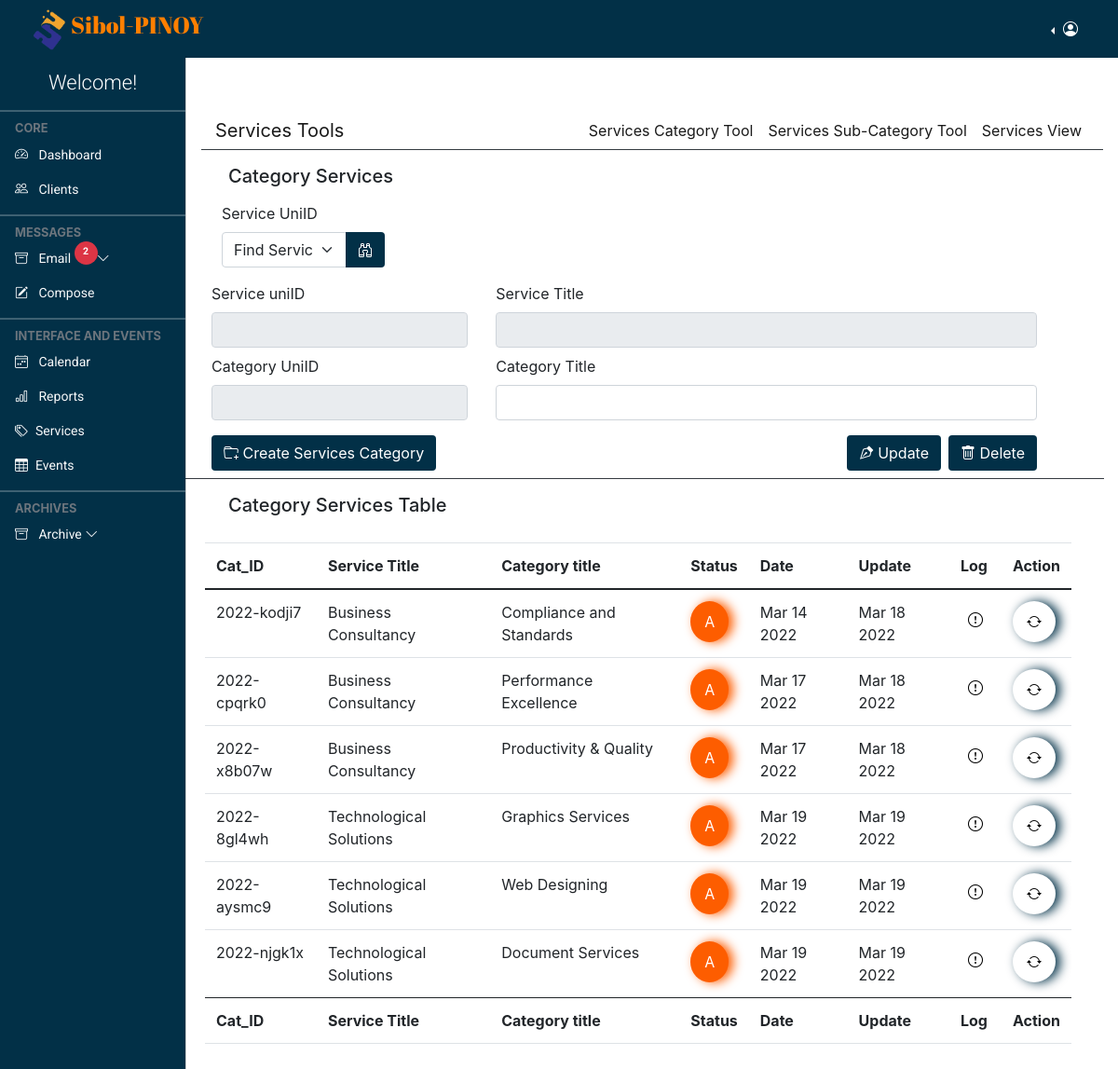
Screenshot of /admin/services.category.php with the database file from the repository.
### tables this page shows
CREATE TABLE `services_category` (
  `number` int(100) NOT NULL,
  `category_uniID` varchar(250) NOT NULL,
  `service_uniID` varchar(250) NOT NULL,
  `category_title` varchar(250) DEFAULT NULL,
  `status` varchar(100) DEFAULT NULL,
  `loginId` varchar(250) DEFAULT NULL,
  `action` varchar(250) DEFAULT NULL,
  `date_upload` datetime DEFAULT NULL,
  `date_update` datetime DEFAULT NULL
);

CREATE TABLE `services` (
  `number` int(100) NOT NULL,
  `service_uniID` text NOT NULL,
  `service_title` varchar(250) NOT NULL,
  `image` varchar(250) NOT NULL,
  `service_desc` longtext NOT NULL,
  `status` varchar(50) NOT NULL,
  `loginId` varchar(250) DEFAULT NULL,
  `action` varchar(250) DEFAULT NULL,
  `date_upload` datetime DEFAULT NULL,
  `date_update` datetime DEFAULT NULL
);

### admin/services.category.php (the view, shortened to what this page needs)
<!doctype html>
<html lang="en">
  <?php
      require "layout.part/admin.header.php";
  ?>
  <body>
    <?php
      require "layout.part/admin.top.navbar.php";
    ?>
    <?php
      require "layout.part/admin.side.navbar.php";
    ?>
    <main class="mt-5 pt-3">
    <?php
        require "layout.part/services.subnav.php";
    ?>
        <div class="row col-md-12 border-bottom border-1 border-dark mb-2">
            <div class="row col-md-12 px-5">
                    <h5>Category Services</h5>
            </div>
            <div class="row col-md-12 mb-2">
                <div class="col-md-3">
                    <div class="input-group col-md-12 m-2">
                        <form action="" method="GET">
                            <label for="service_uniID" class="form-label service_uniID">Service UniID</label>
                            <div class="input-group">
                                <select class="form-select" name="service-uniID" value="<?php if(isset($_GET['service-uniID'])){echo $_GET['search']; } ?>" >
                                    <option selected>Find Service uniID</option>
                                </select>
                                <button class="btn bg-coloured text-white edit" type="submit"><i class="bi bi-binoculars"></i></button>
                            </div>
                        </form>
                    </div>
                </div>
            </div>
            <form action="comptroller/category.control.php" method="POST">
                <div class="row col-md-12 mb-2" >
                    <div class="col-md-4">
                        <?php
                            $serv_uniID ='';
                            $Service_title = '';
                        ?>
                        <label for="service_uniID" class="form-label">Service uniID</label>
                        <input type="text" class="form-control" id="service_uniID" readonly name="service_uniID" value="<?= $serv_uniID ?>">
                    </div>
                    <div class="col-md-8 ">
                        <label for="service_title" class="form-label">Service Title</label>
                        <input type="text" class="form-control" id="service_title" readonly name="service_title" value="<?= $Service_title ?>">
                    </div>
                </div>
                <div class="row col-md-12 mb-2">
                    <div class="col-md-4">
                        <label for="category_uniID" class="form-label service_uniID">Category UniID</label>
                        <input class="form-control" type="text" readonly id="category_uniID" name="category_uniID">
                    </div>
                    <div class="col-md-8">
                        <label for="category_title" class="form-label service_uniID">Category Title</label>
                        <input class="form-control" type="text" id="category_title" name="category_title">
                    </div>
                </div>
                <div class="row col-md-12">
                    <div class="col-md-6">
                        <button type="submit" name="create_category" class="btn bg-coloured text-white my-2" >
                        <i class="bi bi-folder-plus"></i> Create Services Category
                        </button>
                    </div>
                    <div class="col-md-6 d-grid gap-2 d-md-flex justify-content-md-end">
                        <button  type="submit" name="edit_category" class="btn bg-coloured text-white my-2" "><i class="bi bi-vector-pen"></i> Update</button>
                        <button  type="submit" name="delete_category" class="btn bg-coloured text-white my-2" ><i class="bi bi-trash"></i> Delete</button>
                    </div>
                </div>
            </form>
        </div>
        <div class="row col-md-12 mt-3">
            <div class="row col-md-12 px-5">
                <h5>Category Services Table</h5>
            </div>
            <div class="card-body">
                <div class="table-responsive">
                    <table id="datatableid" class="table data-table" style="width: 100%">
                        <thead>
                            <tr>
                                <th>Cat_ID</th>
                                <th>Service Title</th>
                                <th>Category title</th>
                                <th>Status</th>
                                <th>Date</th>
                                <th>Update</th>
                                <th>Log</th>
                                <th>Action</th>
                            </tr>
                        </thead>
                        <tbody>
                            <?php
                            $category_reload = "SELECT tb1.category_uniID, tb2.service_uniID, tb2.service_title, tb1.category_title, tb1.status, tb3.username, tb1.action, tb1.date_upload, tb1.date_update FROM ((services_category tb1 INNER JOIN services tb2 ON tb1.service_uniID = tb2.service_uniID) INNER JOIN login tb3 ON tb1.loginId = tb3.loginId)";
                            $category_reload_result = mysqli_query($conn, $category_reload);
                            if(mysqli_num_rows($category_reload_result) > 0 ){
                                foreach($category_reload_result as $category){
                                    ?>
                                    <tr >
                                        <td><?= $category['category_uniID']?></td>
                                        <td><?= $category['service_title']?></td>
                                        <td><?= $category['category_title']?></td>
                                            <?php
                                                if($category['status'] == 'Active'){
                                                    $stats = "stats-orange";
                                                    $font = "A";
                                                }else{
                                                    $stats = "stats-blue";
                                                    $font = "I";
                                                }
                                            ?>
                                        <td>
                                            <button type="button" class="<?= $stats ?> tooltip-test status" title="Status" id="status">
                                            <?= $font ?>
                                            </button>
                                        </td>
                                        <td><?= date('M d Y',  strtotime($category['date_upload'])) ?></td>
                                        <td><?= date('M d Y',  strtotime($category['date_update'])) ?></td>
                                        <td>
                                            <button type="button" class="border-0 bg-white p-2" data-bs-toggle="popover" title="Last Admin Log" data-bs-content="<?= $category['action']?> by <?= $category['username']?>"><i class="bi bi-exclamation-circle"></i></button>
                                        </td>
                                        <td>
                                            <button type="button" class="stats-white tooltip-test read" title="READ" id="read">
                                                <i class="bi bi-arrow-repeat"></i>
                                            </button>
                                        </td>
                                    </tr>
                                    <?php
                                }
                            }
                            ?>
                        </tbody>
                        <tfoot>
                            <tr>
                                <th>Cat_ID</th>
                                <th>Service Title</th>
                                <th>Category title</th>
                                <th>Status</th>
                                <th>Date</th>
                                <th>Update</th>
                                <th>Log</th>
                                <th>Action</th>
                            </tr>
                        </tfoot>
                    </table>
                </div>
            </div>
        </div>
    </main>
  </body>
</html>

### admin/style/addstyler.css (style rules this page uses)
:root { --yellowColor: #FF7F00; --blueColor: #040478; --roboto: 'Roboto', sans-serif; --robotoSlab: 'Roboto Slab', serif; --abrilFatface: 'Abril Fatface', cursive; --offcanvas-width: 200px; --topNavbarHeight: 60px; --navColor: #6c757d; }
* { padding: 0; margin: 0; box-sizing: border-box; }
body { background-color: rgb(255, 255, 255); overflow: hidden; }
@media (min-width: 992px) { body { overflow: auto !important; } }
@media (min-width: 992px) { main { margin-left: var(--offcanvas-width); } }
.stats-orange { border: 0; background-color: #fd5d00; box-shadow: 5px 0px 12px #fd5d00; color: #FFF; padding: 10px 15px; border-radius: 75%; }
.stats-white { border: 0; background-color: #fff; box-shadow: 5px 0px 12px #023047; font-size: 16px; padding: 10px 15px; border-radius: 75%; }

### admin/style/colored.css (style rules this page uses)
.bg-coloured { background-color: #023047; }

### rows the page displays
services_category: category_uniID "2022-kodji7", services.service_title "Business Consultancy", category_title "Compliance and Standards", status "A", date_upload "Mar 14 2022", date_update "Mar 18 2022"
services_category: category_uniID "2022-cpqrk0", services.service_title "Business Consultancy", category_title "Performance Excellence", status "A", date_upload "Mar 17 2022", date_update "Mar 18 2022"
services_category: category_uniID "2022-x8b07w", services.service_title "Business Consultancy", category_title "Productivity & Quality", status "A", date_upload "Mar 17 2022", date_update "Mar 18 2022"
services_category: category_uniID "2022-8gl4wh", services.service_title "Technological Solutions", category_title "Graphics Services", status "A", date_upload "Mar 19 2022", date_update "Mar 19 2022"
services_category: category_uniID "2022-aysmc9", services.service_title "Technological Solutions", category_title "Web Designing", status "A", date_upload "Mar 19 2022", date_update "Mar 19 2022"
services_category: category_uniID "2022-njgk1x", services.service_title "Technological Solutions", category_title "Document Services", status "A", date_upload "Mar 19 2022", date_update "Mar 19 2022"

### other values shown
$all_count "2"
